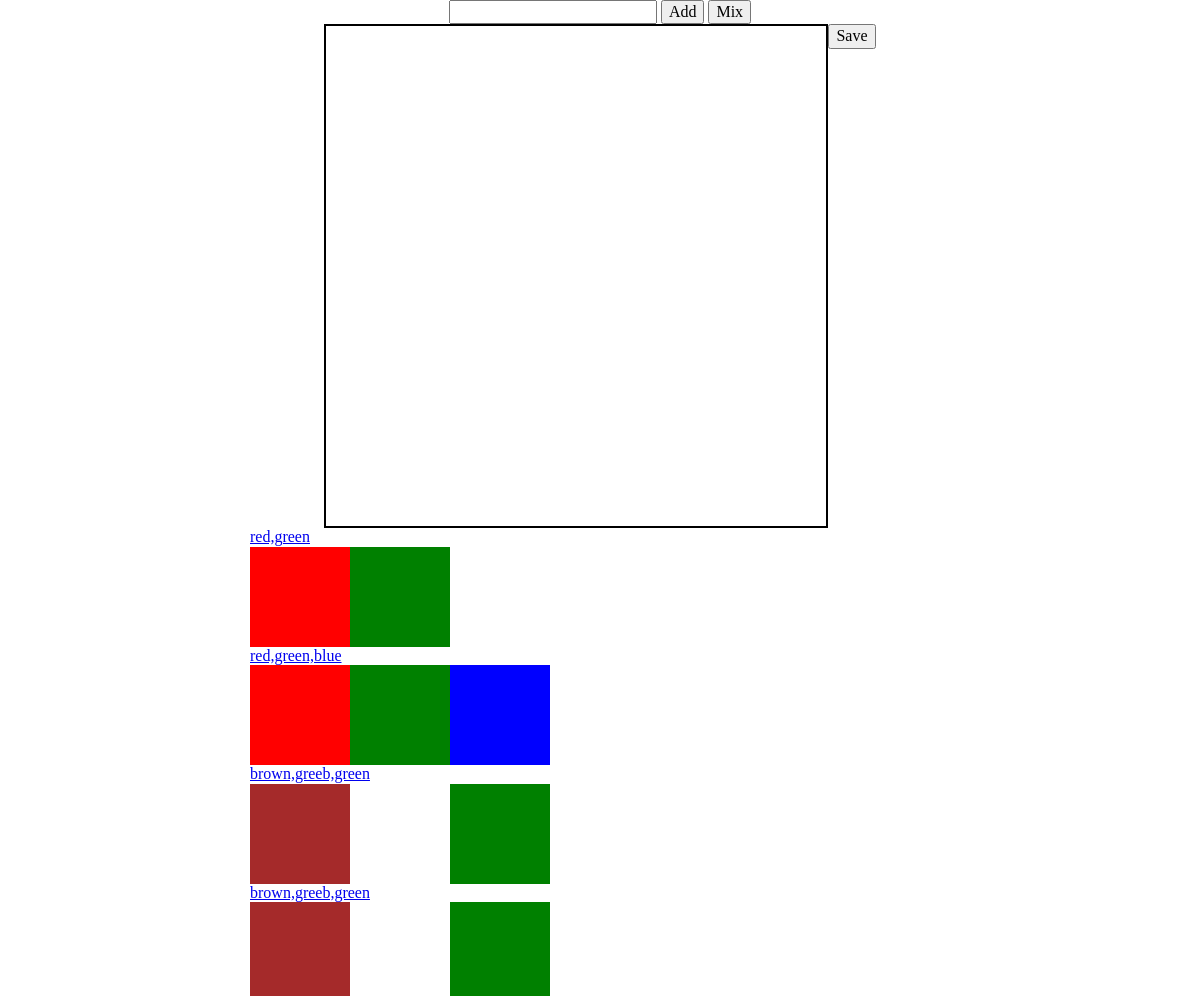
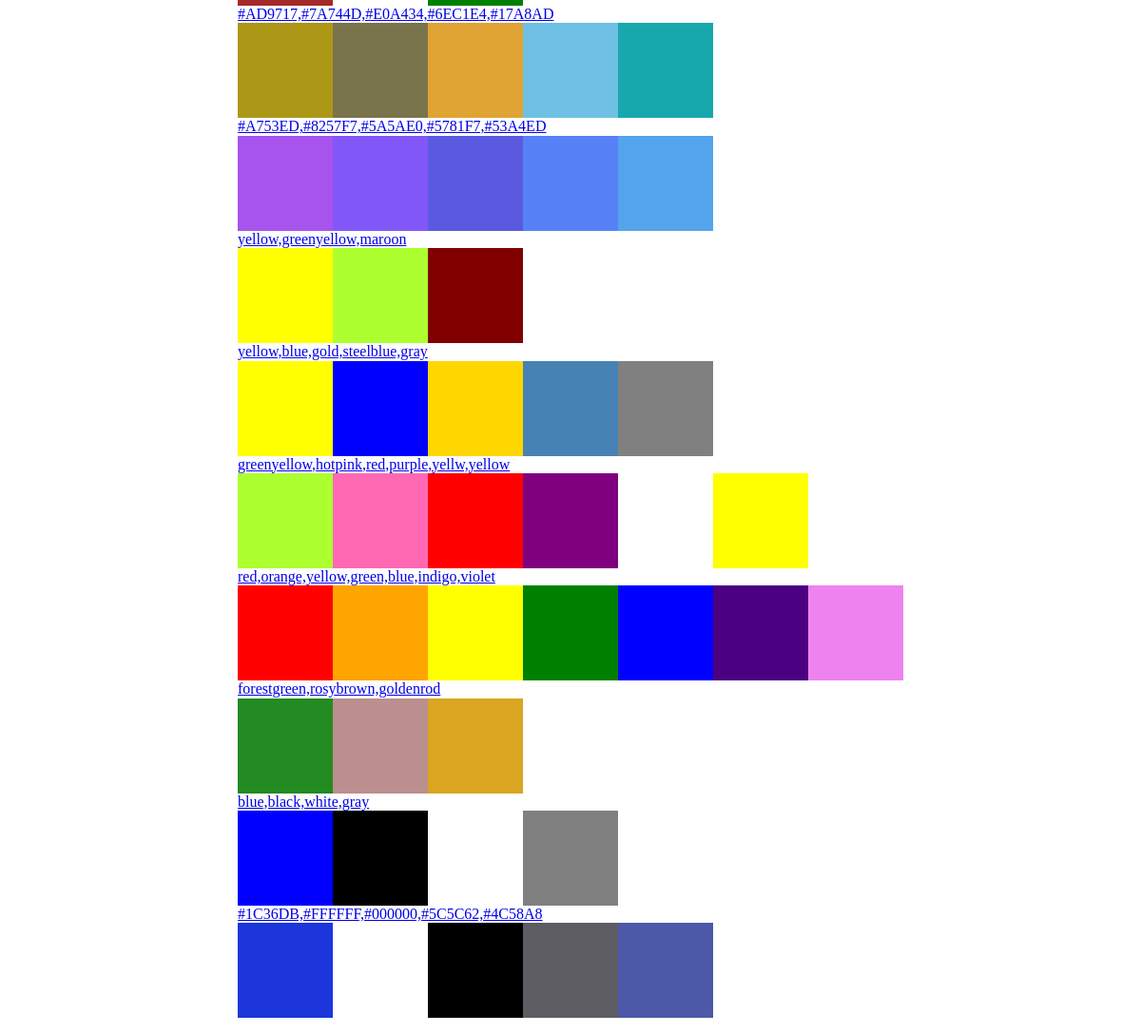
The page / on the database its author committed (2 pictures, top to bottom).
### pixel_app/models.py (models this page shows, shortened)
class Palette(models.Model):
    name = models.CharField(max_length=100)
    def __str__(self):
        return self.name

class Color(models.Model):
    name = models.CharField(max_length=100, default="None")
    palette = models.ForeignKey(Palette, on_delete=models.CASCADE)
    def __str__(self):
        return self.name

### pixel_app/views.py (the view)
# urls.py: path('', views.index, name='index'),
def index(request):
    palettes = Palette.objects.all()
    context = {'palettes': palettes}
    for palette in palettes:
        print(palette)
        for color in palette.color_set.all():
            print(color)
    return render(request, 'pixel_app/index.html', context)

### pixel_app/templates/pixel_app/index.html (shortened to what this page needs)
{% load static %}
<head>
    <link rel="stylesheet" type="text/css" href="https://cdnjs.cloudflare.com/ajax/libs/normalize/8.0.1/normalize.min.css">
    <link rel="stylesheet" type="text/css" href="{% static 'pixel_app/css/index.css' %}">
</head>
<main id="app">
    <div id="color-input">
        <input v-model="color">
        <button @click="colorCanvas">Add</button>
        <button v-if="color.length" @click="colorPattern">Mix</button>
    </div>
    <div id="canvas-and-aside">
        <canvas width="500" height="500"></canvas>
        <div id="saved-colors">
            <form action="{% url 'pixel_app:save_palette' %}" method="POST">
                <button v-if="colors.length" @click="saveColor" type="submit">Save</button>
            </form>
        </div>
    </div>
    <div id="palettes">
        <form action="choose-palette" method="POST">
        {% for palette in palettes %}
            <div class="palette">
            <a href="{% url 'pixel_app:choose_palette' id=palette.id %}">{{ palette }}</a>
                <div class="colors">
                {% for color in palette.color_set.all %}
                    <div class="color" style="background:{{color}}"></div>
                {% endfor %}
                </div>
            </div>
        {% endfor %}
        </form>
    </div>
</main>

### pixel_app/static/pixel_app/css/index.css (style rules this page uses)
body, main { display: flex; justify-content: center; align-items: center; min-height: 100vh; }
main { flex-direction: column; }
canvas { border: 2px solid black; }
#canvas-and-aside { display: flex; }
.colors { display: flex; }
.color { height: 100px; width: 100px; }

### rows shown on the page
Palette: name "red,green"
Palette: name "red,green,blue"
Palette: name "brown,greeb,green"
Palette: name "brown,greeb,green"
Palette: name "#AD9717,#7A744D,#E0A434,#6EC1E4,#17A8AD"
Palette: name "#A753ED,#8257F7,#5A5AE0,#5781F7,#53A4ED"
Palette: name "yellow,greenyellow,maroon"
Palette: name "yellow,blue,gold,steelblue,gray"
Palette: name "greenyellow,hotpink,red,purple,yellw,yellow"
Palette: name "red,orange,yellow,green,blue,indigo,violet"
Palette: name "forestgreen,rosybrown,goldenrod"
Palette: name "blue,black,white,gray"
Palette: name "#1C36DB,#FFFFFF,#000000,#5C5C62,#4C58A8"
